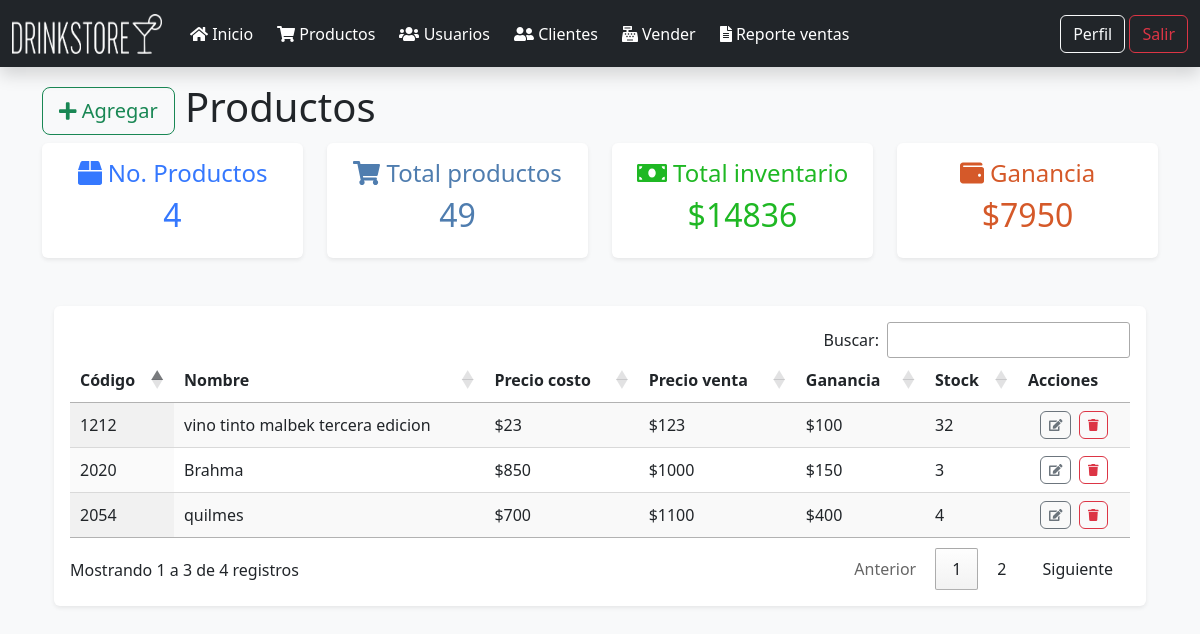
Page /ventas/productos.php (signed in) on the committed database.
### tables this page shows
CREATE TABLE `producto` (
  `id` int NOT NULL,
  `nombre` varchar(45) NOT NULL,
  `descripcion` varchar(45) NOT NULL,
  `precio_venta` decimal(10,0) NOT NULL,
  `precio_costo` decimal(10,0) NOT NULL,
  `stock` int NOT NULL,
  `stock_minimo` varchar(45) DEFAULT '2',
  `categoria_id` int NOT NULL,
  `codigo` varchar(255) DEFAULT NULL
);

### ventas/funciones.php (called while the page is built, shortened)
<?php
function select($sentencia, $parametros = [])
{
    $bd = conectarBaseDatos();
    $respuesta = $bd->prepare($sentencia);
    $respuesta->execute($parametros);
    return $respuesta->fetchAll();
}
function obtenerProductos($busqueda = null)
{
    $parametros = [];
    $sentencia = "SELECT * FROM producto ";
    return select($sentencia, $parametros);
}
function conectarBaseDatos()
{
    $host = "localhost";
    $db   = "drinkstore_db";
    $user = "root";
    $pass = "";
    $charset = 'utf8mb4';
    $options = [
        \PDO::ATTR_ERRMODE            => \PDO::ERRMODE_EXCEPTION,
        \PDO::ATTR_DEFAULT_FETCH_MODE => \PDO::FETCH_OBJ,
        \PDO::ATTR_EMULATE_PREPARES   => false,
    ];
    $dsn = "mysql:host=$host;dbname=$db;charset=$charset";
    try {
        $pdo = new \PDO($dsn, $user, $pass, $options);
        return $pdo;
    } catch (\PDOException $e) {
        throw new \PDOException($e->getMessage(), (int)$e->getCode());
    }
}

### ventas/productos.php (the view, shortened to what this page needs)
<?php
include_once "encabezado.php";
include_once "navbar.php";
include_once "funciones.php";
$nombreProducto = (isset($_POST['nombreProducto'])) ? $_POST['nombreProducto'] : null;
$productos = obtenerProductos($nombreProducto);
?>
<div class="container mt-3">
    <h1>
        <a class="btn btn-outline-success btn-lg" href="agregar_producto.php">
            <i class="fa fa-plus"></i>
            Agregar
        </a>
        Productos
    </h1>
    <?php include_once "cartas_totales.php"; ?>
    <div class="container">
        <div class="card  shadow-sm mb-5 border-0 ">
            <div class="card-body">
                <div class="table-responsive">
                    <table class="table-striped display nowrap" id="productsList" style="width:100%">
                        <thead>
                            <tr>
                                <th>Código</th>
                                <th>Nombre</th>
                                <th>Precio costo</th>
                                <th>Precio venta</th>
                                <th>Ganancia</th>
                                <th>Stock</th>
                                <th>Acciones</th>
                            </tr>
                        </thead>
                        <tbody>
                            <?php
                            foreach ($productos as $producto) {
                            ?>
                                <tr>
                                    <td><?= $producto->codigo; ?></td>
                                    <td><?= $producto->nombre; ?></td>
                                    <td><?= '$' . $producto->precio_costo; ?></td>
                                    <td><?= '$' . $producto->precio_venta; ?></td>
                                    <td><?= '$' . floatval($producto->precio_venta - $producto->precio_costo); ?></td>
                                    <td><?= $producto->stock; ?></td>
                                    <td class="d-flex">
                                        <div class="container d-flex">
                                            <a title="Editar" class="btn btn-outline-secondary" style="--bs-btn-padding-y: .25rem; --bs-btn-padding-x: .5rem; --bs-btn-font-size: .75rem;" href="editar_producto.php?id=<?= $producto->id; ?>">
                                                <i class="fa fa-edit"></i>
                                            </a>
                                            <a title="Eliminar" class="btn btn-outline-danger ms-2" style="--bs-btn-padding-y: .25rem; --bs-btn-padding-x: .5rem; --bs-btn-font-size: .75rem;" href="eliminar_producto.php?id=<?= $producto->id; ?>">
                                                <i class="fa fa-trash"></i>
                                            </a>
                                        </div>
                                    </td>
                                </tr>
                            <?php } ?>
                        </tbody>
                    </table>
                </div>
            </div class="card-body">
        </div>
    </div>
</div>
<?php
include_once "footer.php"
?>

### public/css/styles.ventas.css (style rules this page uses)
td { white-space: nowrap; }

### rows in the picture
producto: codigo "2020", nombre "Brahma", precio_costo "850", precio_venta "1000", $producto->precio_venta - $producto->precio_costo "150", stock "3"
producto: codigo "2054", nombre "quilmes", precio_costo "700", precio_venta "1100", $producto->precio_venta - $producto->precio_costo "400", stock "4"
producto: codigo "1212", nombre "vino tinto malbek tercera edicion", precio_costo "23", precio_venta "123", $producto->precio_venta - $producto->precio_costo "100", stock "32"

### other values in the picture
$carta['titulo'] "No. Productos"
$carta['total'] "4"
$carta['titulo'] "Total productos"
$carta['total'] "49"
$carta['titulo'] "Total inventario"
$carta['total'] "$14836"
$carta['titulo'] "Ganancia"
$carta['total'] "$7950"
